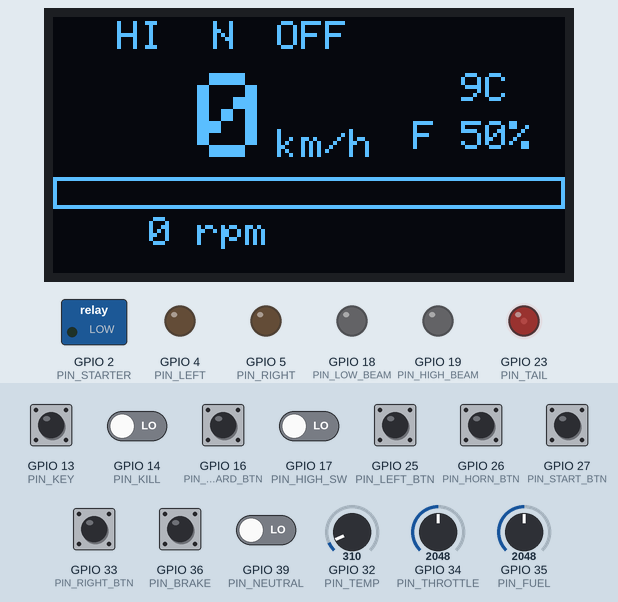
Recording of a sketch running on a simulated ESP32. On the bench: 128×64 one-colour display, switched loads named in the sketch (green lamp = pin HIGH), output pins drawn as LEDs (lit = HIGH). Dashed ring = blinking. The inputs (shaded band) are chosen by the test bench; at power-on: GPIO 16 (PIN_HAZARD_BTN), GPIO 25 (PIN_LEFT_BTN), GPIO 26 (PIN_HORN_BTN), GPIO 27 (PIN_START_BTN), GPIO 33 (PIN_RIGHT_BTN), GPIO 36 (PIN_BRAKE) HIGH, GPIO 13 (PIN_KEY), GPIO 14 (PIN_KILL), GPIO 17 (PIN_HIGH_SW), GPIO 39 (PIN_NEUTRAL) LOW, GPIO 35 (PIN_FUEL) = 2048, GPIO 32 (PIN_TEMP) = 310, GPIO 34 (PIN_THROTTLE) = 2048 (analog values on the 0–4095 scale). What the sketch prints to the serial monitor is not drawn.

Above: at 1.2 s.
1.3 s: GPIO 27 (PIN_START_BTN) pulled LOW for 0.15 s
At 1.39 s:
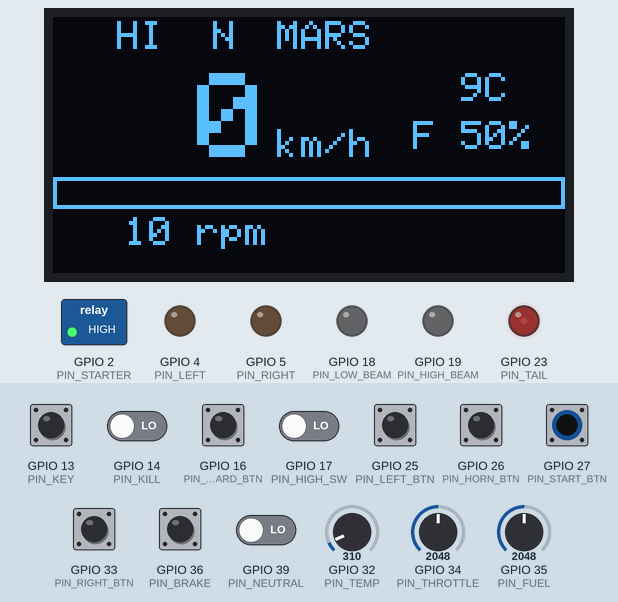
2.0 s: GPIO 13 (PIN_KEY) pulled HIGH for 1 s
At 2.7 s:
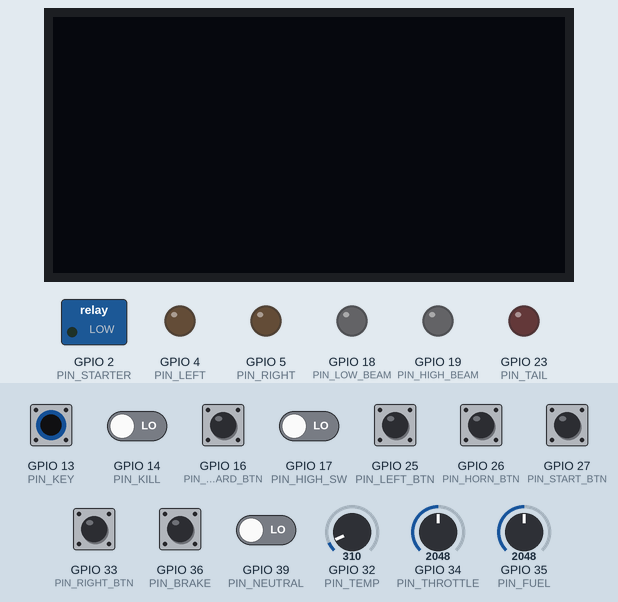
4.5 s: GPIO 16 (PIN_HAZARD_BTN) pulled LOW for 0.15 s
At 4.84 s:
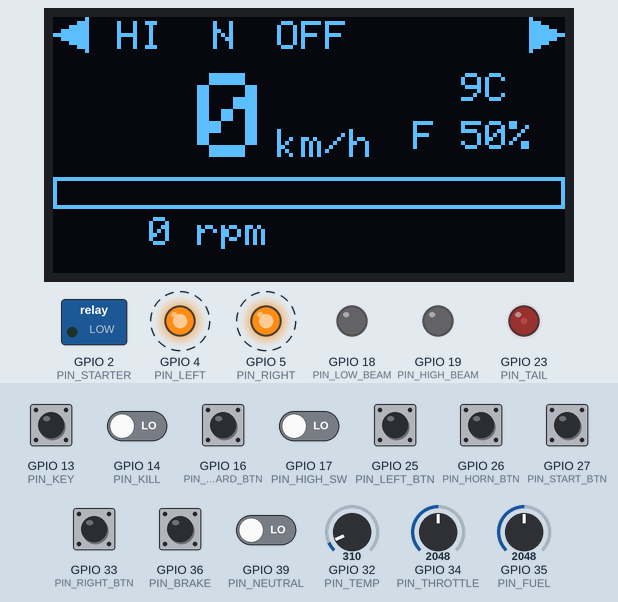
5.2 s: GPIO 35 (PIN_FUEL) set to 640
At 5.29 s:
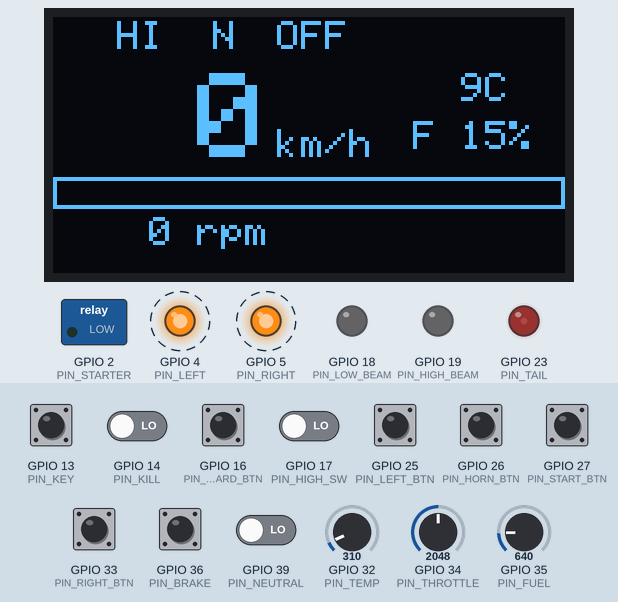
6.7 s: GPIO 35 (PIN_FUEL) set to 575
At 7.49 s:
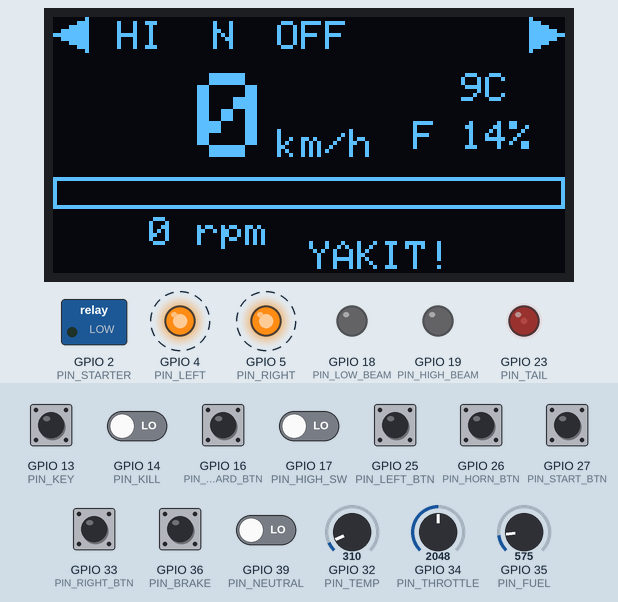
8.7 s: GPIO 27 (PIN_START_BTN) pulled LOW for 1 s
At 10.82 s:
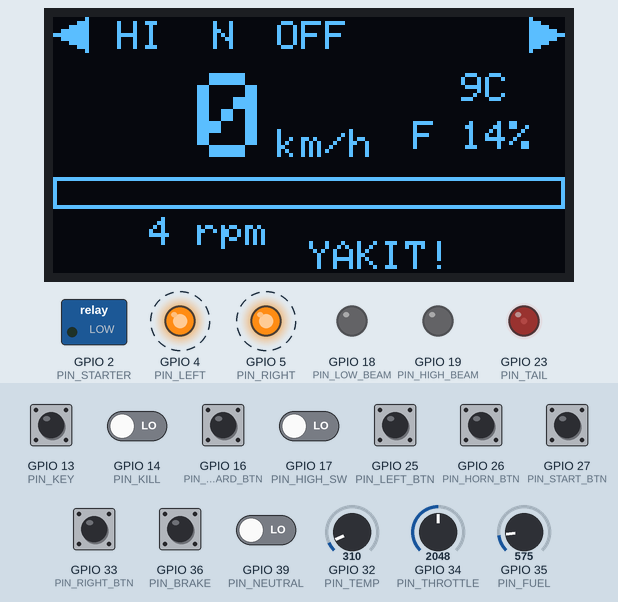
Timing chart, 0 to 11.3 s (numbered marks = the images above; inputs shaded):
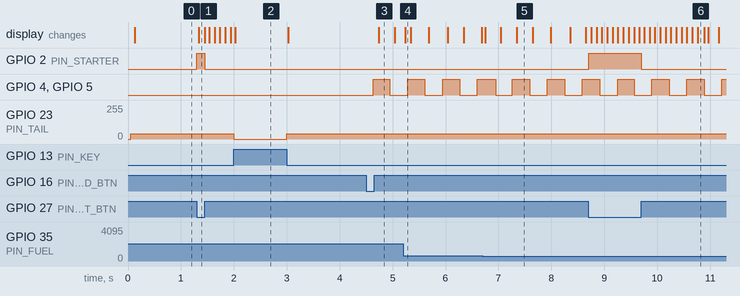

Measured:
- the behaviour switches between 615 and 614 on GPIO 35 (PIN_FUEL) (found by bisection; images 4 and 5)
- after the input at 1.3 s, GPIO 2 (PIN_STARTER): LOW → HIGH at once, → LOW 0.15 s later; the display: changes at once (image 1)
- after the input at 2.0 s, GPIO 23 (PIN_TAIL): 40/255 → 0/255 at once, → 40/255 1.0 s later; the display: changes at once (image 2)
- after the input at 4.5 s, GPIO 4 (PIN_LEFT), GPIO 5 (PIN_RIGHT): LOW → HIGH after 0.14 s, → LOW 0.31 s later; the display: changes after 0.24 s (image 3)
- after the input at 5.2 s, the display: changes at once (image 4)
- after the input at 6.7 s, the display: changes after 0.05 s (image 5)
- after the input at 8.7 s, GPIO 2 (PIN_STARTER): LOW → HIGH at once, → LOW 1.0 s later; the display: first changes after 0.05 s (image 6 shows a later state)

The sketch:

sketch.ino
```cpp
// Ramsey 250QM - motosiklet elektrik tesisatı simülasyonu
// Kart: ESP32 DevKit V1 (Wokwi)
//
// Kontak, marş, motor durdurma (kill), far (kısa/uzun), stop/arka lamba,
// sol/sağ sinyal, dörtlü flaşör, korna ve OLED gösterge paneli.

#include <Wire.h>
#include <Adafruit_GFX.h>
#include <Adafruit_SSD1306.h>

// ---------- Çıkışlar ----------
const int PIN_LOW_BEAM  = 18;  // kısa far (PWM)
const int PIN_HIGH_BEAM = 19;  // uzun far
const int PIN_TAIL      = 23;  // arka lamba + stop (PWM: sönük / tam parlak)
const int PIN_LEFT      = 4;   // sol ön + sol arka sinyal
const int PIN_RIGHT     = 5;   // sağ ön + sağ arka sinyal
const int PIN_HORN      = 15;  // korna (buzzer)
const int PIN_STARTER   = 2;   // marş rölesi

// ---------- Girişler (anahtar GND'ye çeker, aktif LOW) ----------
const int PIN_KEY        = 13;  // kontak anahtarı
const int PIN_KILL       = 14;  // motor durdurma anahtarı (LOW = RUN)
const int PIN_START_BTN  = 27;  // marş butonu
const int PIN_HORN_BTN   = 26;  // korna butonu
const int PIN_LEFT_BTN   = 25;  // sol sinyal
const int PIN_RIGHT_BTN  = 33;  // sağ sinyal
const int PIN_HAZARD_BTN = 16;  // dörtlü flaşör
const int PIN_HIGH_SW    = 17;  // uzun far anahtarı
const int PIN_BRAKE      = 36;  // fren müşiri (harici 10k pull-up)
const int PIN_NEUTRAL    = 39;  // boş vites müşiri (harici 10k pull-up)

// ---------- Analog sensörler ----------
const int PIN_THROTTLE = 34;  // gaz kolu (TPS)
const int PIN_FUEL     = 35;  // yakıt şamandırası
const int PIN_TEMP     = 32;  // motor sıcaklığı

// ---------- Ayarlar ----------
const int IDLE_RPM          = 1400;
const int MAX_RPM           = 10500;
const int MAX_SPEED_KMH     = 140;
const unsigned long CRANK_MS    = 1200;  // motorun ilk çalışması için marş süresi
const unsigned long BLINK_MS    = 330;   // ~90 flaş/dk
const unsigned long DEBOUNCE_MS = 30;
const int TAIL_DIM    = 40;
const int HORN_FREQ   = 420;
const int LOW_FUEL_PCT = 15;
const int HOT_TEMP_C   = 105;

Adafruit_SSD1306 display(128, 64, &Wire, -1);

enum EngineState { ENGINE_OFF, ENGINE_CRANKING, ENGINE_RUNNING };
EngineState engine = ENGINE_OFF;
unsigned long crankStart = 0;

struct Button {
  int pin;
  bool stable;
  bool lastRead;
  unsigned long changedAt;
};

Button leftBtn   = {PIN_LEFT_BTN, true, true, 0};
Button rightBtn  = {PIN_RIGHT_BTN, true, true, 0};
Button hazardBtn = {PIN_HAZARD_BTN, true, true, 0};

bool leftOn = false;
bool rightOn = false;
bool hazardOn = false;
bool hornOn = false;
bool lastKeyOn = false;

float rpm = 0;
float speedKmh = 0;
unsigned long lastUpdate = 0;
unsigned long lastDisplay = 0;

// Butonun basıldığı ana (düşen kenar) true döner
bool pressed(Button &b) {
  bool r = digitalRead(b.pin);
  unsigned long now = millis();
  if (r != b.lastRead) {
    b.lastRead = r;
    b.changedAt = now;
  }
  if (now - b.changedAt > DEBOUNCE_MS && r != b.stable) {
    b.stable = r;
    return b.stable == LOW;
  }
  return false;
}

bool isLow(int pin) { return digitalRead(pin) == LOW; }

int readPercent(int pin) { return map(analogRead(pin), 0, 4095, 0, 100); }

void setHorn(bool on) {
  if (on == hornOn) return;
  hornOn = on;
  if (on) tone(PIN_HORN, HORN_FREQ);
  else noTone(PIN_HORN);
}

void allOff() {
  analogWrite(PIN_LOW_BEAM, 0);
  digitalWrite(PIN_HIGH_BEAM, LOW);
  analogWrite(PIN_TAIL, 0);
  digitalWrite(PIN_LEFT, LOW);
  digitalWrite(PIN_RIGHT, LOW);
  digitalWrite(PIN_STARTER, LOW);
  setHorn(false);
}

void updateEngine(bool keyOn, bool killRun, bool startHeld, bool canStart) {
  unsigned long now = millis();
  if (!keyOn || !killRun) {
    engine = ENGINE_OFF;
    return;
  }
  switch (engine) {
    case ENGINE_OFF:
      if (startHeld && canStart) {
        engine = ENGINE_CRANKING;
        crankStart = now;
        Serial.println("Mars basladi");
      }
      break;
    case ENGINE_CRANKING:
      if (!startHeld) {
        engine = ENGINE_OFF;
        Serial.println("Mars birakildi, motor calismadi");
      } else if (now - crankStart >= CRANK_MS) {
        engine = ENGINE_RUNNING;
        Serial.println("Motor calisiyor");
      }
      break;
    case ENGINE_RUNNING:
      break;
  }
}

void updateRpmAndSpeed(int throttlePct, bool neutral, bool brake) {
  unsigned long now = millis();
  float dt = (now - lastUpdate) / 1000.0;
  lastUpdate = now;

  float targetRpm = 0;
  if (engine == ENGINE_CRANKING) targetRpm = 300;
  if (engine == ENGINE_RUNNING) targetRpm = IDLE_RPM + (MAX_RPM - IDLE_RPM) * throttlePct / 100.0;
  rpm += (targetRpm - rpm) * min(1.0f, dt * 4);

  float targetSpeed = 0;
  if (engine == ENGINE_RUNNING && !neutral) targetSpeed = MAX_SPEED_KMH * throttlePct / 100.0;
  float rate = brake ? 3.0 : (targetSpeed > speedKmh ? 0.8 : 0.4);
  speedKmh += (targetSpeed - speedKmh) * min(1.0f, dt * rate);
  if (speedKmh < 0.5) speedKmh = 0;
}

void updateSignals(bool keyOn) {
  if (pressed(leftBtn) && keyOn) {
    leftOn = !leftOn;
    rightOn = false;
  }
  if (pressed(rightBtn) && keyOn) {
    rightOn = !rightOn;
    leftOn = false;
  }
  if (pressed(hazardBtn) && keyOn) hazardOn = !hazardOn;

  if (!keyOn) leftOn = rightOn = hazardOn = false;

  bool phase = (millis() / BLINK_MS) % 2 == 0;
  digitalWrite(PIN_LEFT, (leftOn || hazardOn) && phase);
  digitalWrite(PIN_RIGHT, (rightOn || hazardOn) && phase);
}

void drawDashboard(int throttlePct, int fuelPct, int tempC, bool neutral, bool highBeam, bool killRun, bool needNeutral) {
  bool phase = (millis() / BLINK_MS) % 2 == 0;
  display.clearDisplay();
  display.setTextColor(SSD1306_WHITE);

  // Üst satır: sinyaller, uzun far, vites
  display.setTextSize(1);
  if ((leftOn || hazardOn) && phase) {
    display.fillTriangle(0, 4, 8, 0, 8, 8, SSD1306_WHITE);
  }
  if ((rightOn || hazardOn) && phase) {
    display.fillTriangle(127, 4, 119, 0, 119, 8, SSD1306_WHITE);
  }
  if (highBeam) {
    display.setCursor(16, 1);
    display.print("HI");
  }
  if (neutral) {
    display.setCursor(40, 1);
    display.print("N");
  }
  display.setCursor(56, 1);
  if (!killRun) display.print("STOP");
  else if (engine == ENGINE_CRANKING) display.print("MARS");
  else if (engine == ENGINE_RUNNING) display.print("RUN");
  else display.print("OFF");

  // Hız
  display.setTextSize(3);
  display.setCursor(0, 14);
  display.printf("%3d", (int)speedKmh);
  display.setTextSize(1);
  display.setCursor(56, 28);
  display.print("km/h");

  // Sıcaklık ve yakıt
  display.setCursor(90, 14);
  display.printf("%3dC", tempC);
  display.setCursor(90, 26);
  display.printf("F%3d%%", fuelPct);

  // Devir göstergesi
  int barW = map((int)rpm, 0, 11000, 0, 126);
  display.drawRect(0, 40, 128, 8, SSD1306_WHITE);
  display.fillRect(1, 41, constrain(barW, 0, 126), 6, SSD1306_WHITE);
  display.setCursor(0, 50);
  display.printf("%5d rpm", (int)rpm);

  // Uyarılar
  display.setCursor(64, 56);
  if (needNeutral && phase) display.print("BOSA AL!");
  else if (fuelPct < LOW_FUEL_PCT && phase) display.print("YAKIT!");
  else if (tempC > HOT_TEMP_C && phase) display.print("SICAK!");

  display.display();
}

void setup() {
  Serial.begin(115200);

  int outputs[] = {PIN_HIGH_BEAM, PIN_LEFT, PIN_RIGHT, PIN_STARTER};
  for (int p : outputs) {
    pinMode(p, OUTPUT);
    digitalWrite(p, LOW);
  }
  int pullups[] = {PIN_KEY, PIN_KILL, PIN_START_BTN, PIN_HORN_BTN, PIN_LEFT_BTN,
                   PIN_RIGHT_BTN, PIN_HAZARD_BTN, PIN_HIGH_SW};
  for (int p : pullups) pinMode(p, INPUT_PULLUP);
  pinMode(PIN_BRAKE, INPUT);    // GPIO36/39 dahili pull-up desteklemez
  pinMode(PIN_NEUTRAL, INPUT);

  analogReadResolution(12);
  allOff();

  if (!display.begin(SSD1306_SWITCHCAPVCC, 0x3C)) {
    Serial.println("SSD1306 bulunamadi");
  }
  display.clearDisplay();
  display.display();

  lastUpdate = millis();
  Serial.println("Ramsey 250QM elektrik sistemi hazir");
}

void loop() {
  bool keyOn     = isLow(PIN_KEY);
  bool killRun   = isLow(PIN_KILL);
  bool startHeld = isLow(PIN_START_BTN);
  bool hornHeld  = isLow(PIN_HORN_BTN);
  bool highBeam  = isLow(PIN_HIGH_SW);
  bool brake     = isLow(PIN_BRAKE);
  bool neutral   = isLow(PIN_NEUTRAL);

  int throttlePct = readPercent(PIN_THROTTLE);
  int fuelPct     = readPercent(PIN_FUEL);
  int tempC       = map(analogRead(PIN_TEMP), 0, 4095, 0, 130);

  if (keyOn != lastKeyOn) {
    lastKeyOn = keyOn;
    Serial.println(keyOn ? "Kontak ACIK" : "Kontak KAPALI");
    if (!keyOn) {
      engine = ENGINE_OFF;
      allOff();
      display.clearDisplay();
      display.display();
    }
  }

  // Marş yalnızca boş viteste (gerçek motorda: boşta veya debriyaj çekili)
  bool needNeutral = startHeld && !neutral && engine == ENGINE_OFF;
  updateEngine(keyOn, killRun, startHeld, neutral);
  updateRpmAndSpeed(throttlePct, neutral, brake);
  updateSignals(keyOn);

  if (!keyOn) return;

  // Marş rölesi
  digitalWrite(PIN_STARTER, engine == ENGINE_CRANKING);

  // Farlar: motor çalışırken otomatik yanar, marş sırasında söner
  bool headlight = engine == ENGINE_RUNNING;
  analogWrite(PIN_LOW_BEAM, headlight && !highBeam ? 255 : 0);
  digitalWrite(PIN_HIGH_BEAM, headlight && highBeam);

  // Arka lamba / stop
  analogWrite(PIN_TAIL, brake ? 255 : TAIL_DIM);

  // Korna
  setHorn(hornHeld);

  if (millis() - lastDisplay >= 100) {
    lastDisplay = millis();
    drawDashboard(throttlePct, fuelPct, tempC, neutral, highBeam, killRun, needNeutral);
  }
}
```
